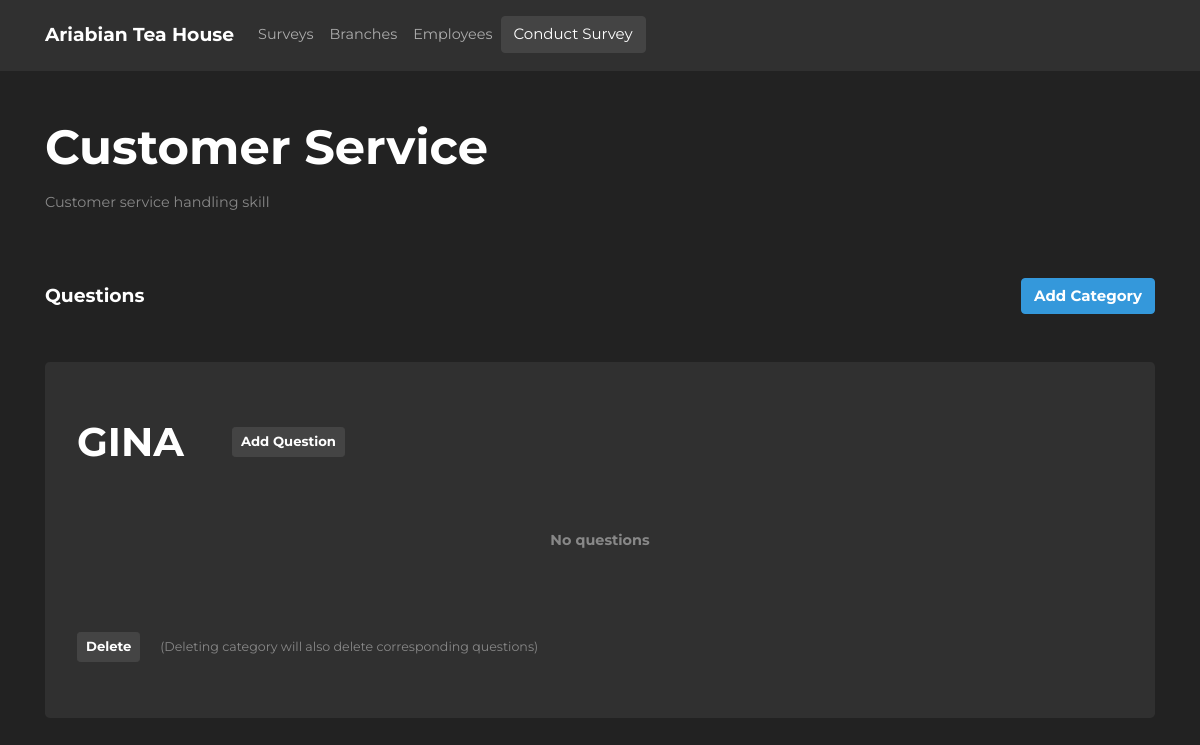
Before: /surveys/2 with the older database file.
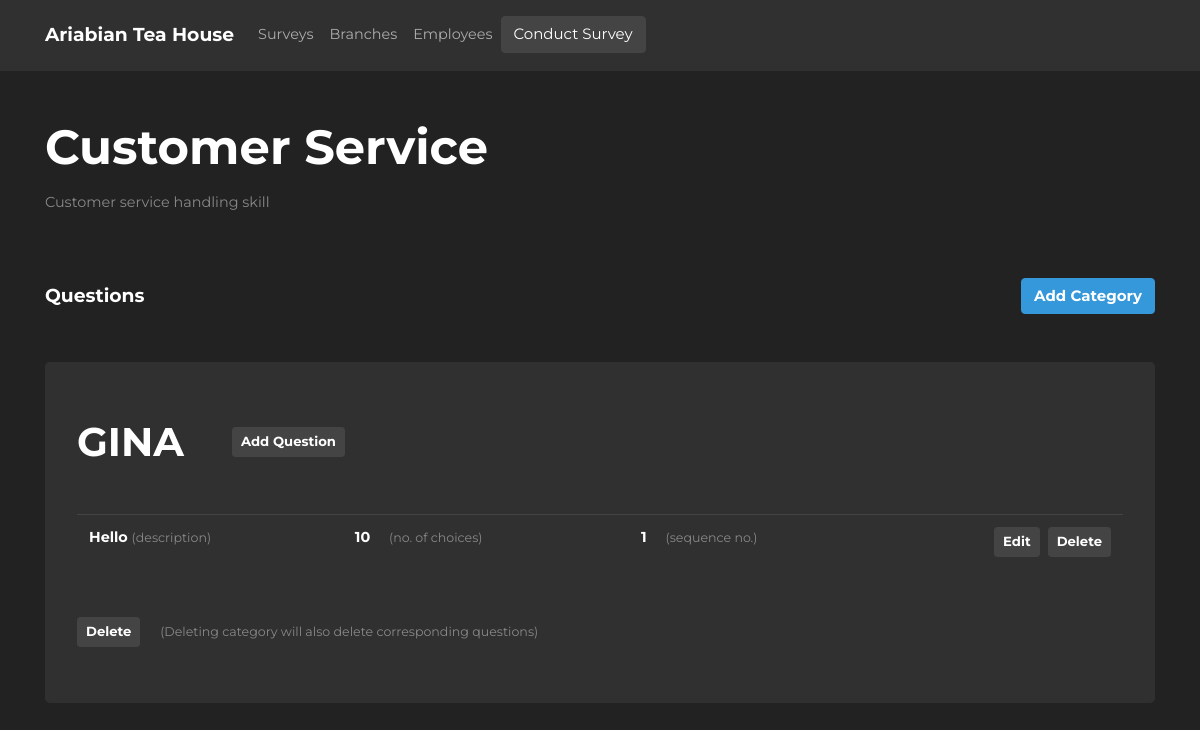
After: the same page with the newer database file.
### athsurveyapp/models/models.py (models this page shows, shortened)
class Survey(db.Model):
    __tablename__ = "survey"
    id = db.Column(db.Integer, primary_key=True)
    name = db.Column(db.String(255), nullable=False)
    description = db.Column(db.String(64), nullable=False)
    date_created = db.Column(db.DateTime(timezone=True), server_default=func.now())
    last_updated = db.Column(db.DateTime(timezone=True), onupdate=func.now())
    question_types = db.relationship(
        "QuestionType", backref="survey", cascade="all, delete-orphan"
    )

class QuestionType(db.Model):
    __tablename__ = "question_type"
    id = db.Column(db.Integer, primary_key=True)
    description = db.Column(db.String(64), nullable=False)
    date_created = db.Column(db.DateTime(timezone=True), server_default=func.now())
    last_updated = db.Column(db.DateTime(timezone=True), onupdate=func.now())
    survey_id = db.Column(db.Integer, db.ForeignKey("survey.id"), nullable=False)
    questions = db.relationship(
        "Question", backref="question_type", cascade="all, delete-orphan"
    )

class Question(db.Model):
    __tablename__ = "question"
    id = db.Column(db.Integer, primary_key=True)
    description = db.Column(db.String(64), nullable=False)
    is_required = db.Column(db.Boolean, nullable=False, default=False)
    sequence = db.Column(db.Integer, nullable=False)
    question_type_id = db.Column(
        db.Integer, db.ForeignKey("question_type.id"), nullable=False
    )
    choice_id = db.Column(db.Integer, db.ForeignKey("choice.id"), nullable=False)
    date_created = db.Column(db.DateTime(timezone=True), server_default=func.now())
    last_updated = db.Column(db.DateTime(timezone=True), onupdate=func.now())

class Choice(db.Model):
    __tablename__ = "choice"
    id = db.Column(db.Integer, primary_key=True)
    description = db.Column(db.String(64), nullable=False)
    value = db.Column(db.Integer)
    questions = db.relationship("Question", backref="choice")
    date_created = db.Column(db.DateTime(timezone=True), server_default=func.now())
    last_updated = db.Column(db.DateTime(timezone=True), onupdate=func.now())

### athsurveyapp/blueprints/survey/views.py (the view)
@survey_page.route("/<id>")
def survey_details(id):
    qt_form = QuestionTypeForm()
    question_form = QuestionForm()
    survey = Survey.query.get(id)
    print(survey)
    return render_template(
        "survey_details.html",
        survey=survey,
        qt_form=qt_form,
        question_form=question_form,
    )

### athsurveyapp/blueprints/survey/templates/survey_details.html (shortened to what this page needs)
{% extends 'layouts/base.html' %} {% block title %}ATH - Survey{% endblock %}  {%
block body %}
<div class="container">
  <div class="row justify-content-center align-items-center">
    <div class="col-12" data-surveyid="{{ survey.id }}">
      <h1 class="m-0 font-weight-bold" id="surveyName">{{ survey.name }}</h1>
      <p class="text-muted mt-3" id="surveyDescription">
        {{ survey.description }}
      </p>
    </div>
  </div>
  <div class="row mt-5 align-items-center">
    <div class="col-6">
      <h5 class="font-weight-bold m-0">Questions</h5>
    </div>
    <div class="col-6">
      <button
        type="button"
        class="btn btn-info float-right font-weight-bold"
        data-toggle="modal"
        data-target="#categoryFormModal"
      >
        Add Category
      </button>
    </div>
  </div>
  <div class="row mt-5">
    <div class="col-12">
      <div class="jumbotron py-2">
        {% if not survey.question_types %}
        <p class="font-weight-bold text-center my-5 text-muted">
          No categories
        </p>
        {% else %} {% for question_type in survey.question_types %}
        <div data-categoryid="{{question_type.id}}" class="mb-5">
          <div class="d-flex">
            <h2 class="font-weight-bold my-5 mr-5 survey-category">
              {{question_type.description}}
            </h2>
            <button
              class="
                btn btn-secondary btn-sm
                my-auto
                font-weight-bold
                add-question-btn
              "
              data-toggle="modal"
              data-target="#questionFormModal"
            >
              Add Question
            </button>
          </div>
          {% if question_type.questions %}
          <table class="table table-hover">
            <tbody>
              {% for question in question_type.questions %}
              <tr data-questionid="{{question.id}}">
                <td>
                  <span class="font-weight-bold"
                    >{{ question.description }}</span
                  >
                  <span class="text-muted small">(description)</span>
                </td>
                <td>
                  <span class="font-weight-bold col-4"
                    >{{question.choice.value}}</span
                  >
                  <span class="text-muted small">(no. of choices)</span>
                </td>
                <td>
                  <span class="font-weight-bold col-4"
                    >{{question.sequence}}</span
                  >
                  <span class="text-muted small">(sequence no.)</span>
                </td>
                <td>
                  <button
                    class="
                      btn btn-secondary btn-sm
                      font-weight-bold
                      float-right
                      delete-question-form-modal-btn
                    "
                    data-toggle="modal"
                    data-target="#deleteQuestionFormModal"
                  >
                    Delete
                  </button>
                  <button
                    class="
                      btn btn-secondary btn-sm
                      font-weight-bold
                      float-right
                      edit-question-form-modal-btn
                      mr-2
                    "
                    data-toggle="modal"
                    data-target="#questionFormModal"
                  >
                    Edit
                  </button>
                </td>
              </tr>
              {% endfor %}
            </tbody>
          </table>
          {% else %}
          <div class="row p-3">
            <div class="col-12">
              <p class="font-weight-bold text-center text-muted">
                No questions
              </p>
            </div>
          </div>
          {% endif %}
          <div class="mt-5">
            <button
              class="
                btn btn-secondary btn-sm
                font-weight-bold
                delete-category-form-modal-btn
              "
              data-toggle="modal"
              data-target="#deleteCategoryFormModal"
            >
              Delete
            </button>
            <span class="small text-muted ml-3"
              >(Deleting category will also delete corresponding
              questions)</span
            >
          </div>
          {% endfor %} {% endif %}
        </div>
      </div>
    </div>
  </div>
</div>
{% endblock %}

### athsurveyapp/templates/layouts/base.html (shortened to what this page needs)
<!DOCTYPE html>
<html>
  <head>
    <link
      rel="stylesheet"
      href="https://cdnjs.cloudflare.com/ajax/libs/font-awesome/5.15.3/css/fontawesome.min.css"
    />
    <link
      rel="stylesheet"
      href="https://maxcdn.bootstrapcdn.com/bootstrap/4.0.0/css/bootstrap.min.css"
    />
    <link
      rel="stylesheet"
      href="https://cdn.jsdelivr.net/npm/bootstrap-select@1.13.14/dist/css/bootstrap-select.min.css"
    />
    <link
      rel="stylesheet"
      href="https://cdn.jsdelivr.net/npm/bootswatch@4.5.2/dist/darkly/bootstrap.min.css"
    />
    <link
      rel="stylesheet"
      href="{{ url_for('static', filename='styles/main.css') }}"
    />
  </head>
  <body>
    <nav class="navbar navbar-expand-lg navbar-dark bg-dark">
      <div class="container">
        <a
          class="navbar-brand"
          href="{{ url_for('survey_page.survey_index') }}"
        >
          <strong>Ariabian Tea House</strong>
        </a>
        <div class="collapse navbar-collapse" id="navbarNav">
          <ul class="navbar-nav">
            <li class="nav-item">
              <a
                class="nav-link"
                href="{{ url_for('survey_page.survey_index') }}"
                >Surveys</a
              >
            </li>
            <li class="nav-item">
              <a
                class="nav-link"
                href="{{ url_for('branch_page.branch_index') }}"
                >Branches</a
              >
            </li>
            <li class="nav-item">
              <a
                class="nav-link"
                href="{{ url_for('employee_page.employee_index')}}"
                >Employees</a
              >
            </li>
            <li class="nav-item float-right">
              <a class="btn btn-secondary" href="{{ url_for('survey_page.conduct_survey')}}">Conduct Survey</a>
            </li>
          </ul>
        </div>
      </div>
    </nav>
    <main>
      {% block body %}{% endblock %}
    </main>
  </body>
</html>

### athsurveyapp/static/styles/main.css (style rules this page uses)
html { position: relative; min-height: 100%; }
body { font-family: "Montserrat", sans-serif; font-size: 0.9rem; }
#surveyName, #surveyDescription, .survey-category { cursor: pointer; }

Changed rows visible on the page:
shown differently, row unchanged: QuestionType "GINA": no longer shows "No questions"
added Question: description "Hello", choice.value "10", sequence "1"
